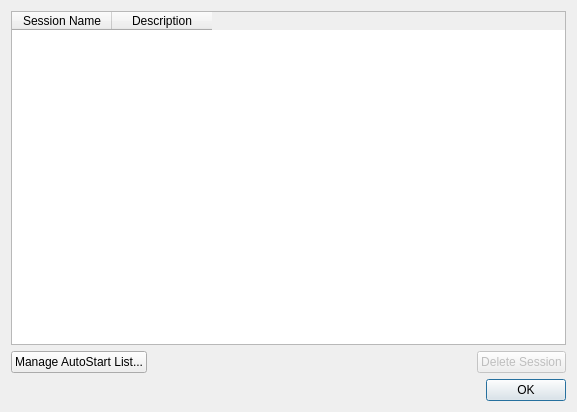
<?xml version="1.0" encoding="UTF-8"?>
<ui version="4.0">
 <class>ManageSessions</class>
 <widget class="QDialog" name="ManageSessions">
  <property name="geometry">
   <rect>
    <x>0</x>
    <y>0</y>
    <width>577</width>
    <height>412</height>
   </rect>
  </property>
  <property name="windowTitle">
   <string>Manage Sessions</string>
  </property>
  <layout class="QVBoxLayout" name="verticalLayout">
   <item>
    <widget class="QTableWidget" name="sessionList">
     <property name="editTriggers">
      <set>QAbstractItemView::NoEditTriggers</set>
     </property>
     <property name="selectionBehavior">
      <enum>QAbstractItemView::SelectRows</enum>
     </property>
     <column>
      <property name="text">
       <string>Session Name</string>
      </property>
     </column>
     <column>
      <property name="text">
       <string>Description</string>
      </property>
     </column>
    </widget>
   </item>
   <item>
    <layout class="QHBoxLayout" name="horizontalLayout">
     <item>
      <widget class="QPushButton" name="buttonManageAutoStart">
       <property name="text">
        <string>Manage AutoStart List...</string>
       </property>
      </widget>
     </item>
     <item>
      <spacer name="horizontalSpacer">
       <property name="orientation">
        <enum>Qt::Horizontal</enum>
       </property>
       <property name="sizeHint" stdset="0">
        <size>
         <width>40</width>
         <height>20</height>
        </size>
       </property>
      </spacer>
     </item>
     <item>
      <widget class="QPushButton" name="deleteSession">
       <property name="enabled">
        <bool>false</bool>
       </property>
       <property name="text">
        <string>Delete Session</string>
       </property>
      </widget>
     </item>
    </layout>
   </item>
   <item>
    <widget class="QDialogButtonBox" name="buttonBox">
     <property name="orientation">
      <enum>Qt::Horizontal</enum>
     </property>
     <property name="standardButtons">
      <set>QDialogButtonBox::Ok</set>
     </property>
    </widget>
   </item>
  </layout>
 </widget>
 <resources/>
 <connections>
  <connection>
   <sender>buttonBox</sender>
   <signal>accepted()</signal>
   <receiver>ManageSessions</receiver>
   <slot>accept()</slot>
   <hints>
    <hint type="sourcelabel">
     <x>248</x>
     <y>254</y>
    </hint>
    <hint type="destinationlabel">
     <x>157</x>
     <y>274</y>
    </hint>
   </hints>
  </connection>
  <connection>
   <sender>buttonBox</sender>
   <signal>rejected()</signal>
   <receiver>ManageSessions</receiver>
   <slot>reject()</slot>
   <hints>
    <hint type="sourcelabel">
     <x>316</x>
     <y>260</y>
    </hint>
    <hint type="destinationlabel">
     <x>286</x>
     <y>274</y>
    </hint>
   </hints>
  </connection>
 </connections>
</ui>
